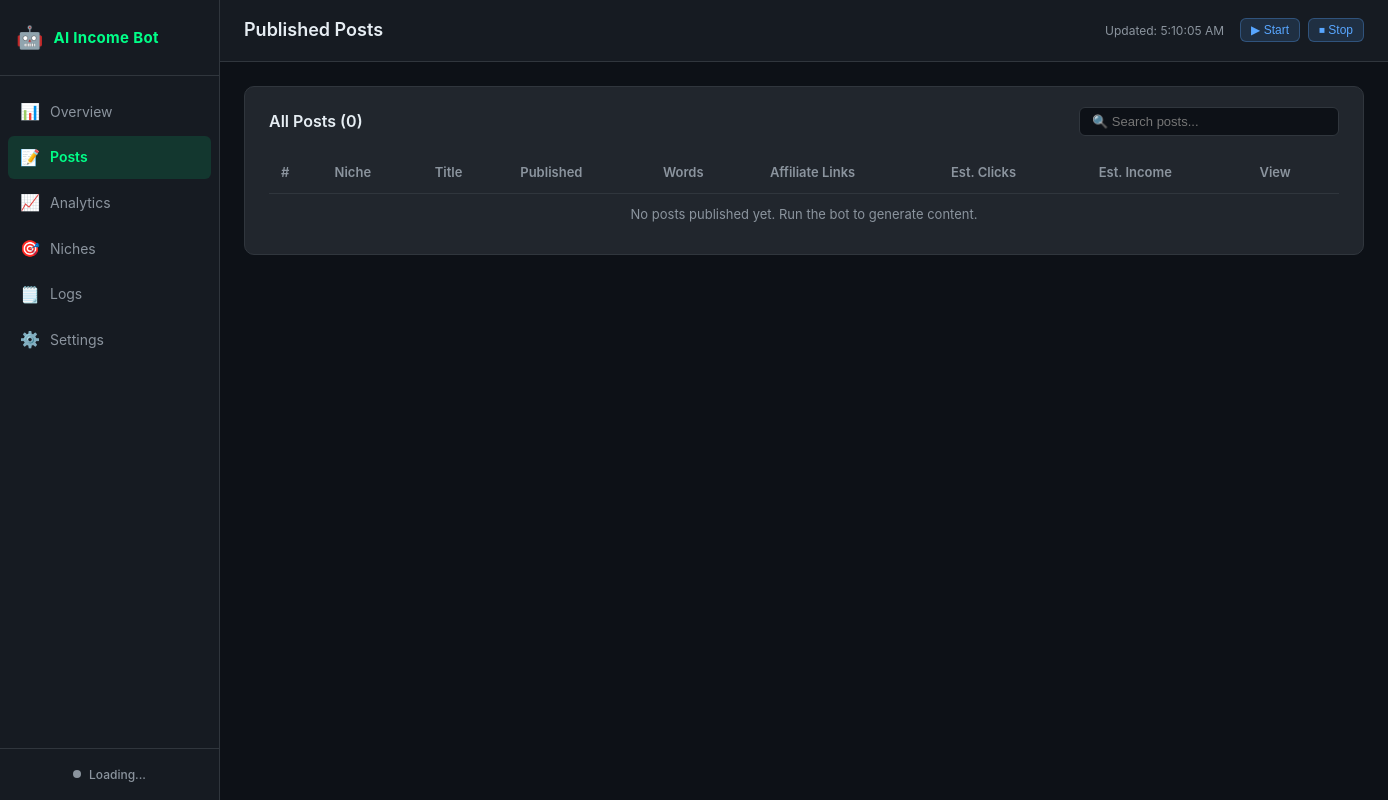
Page /posts on the earlier database version.
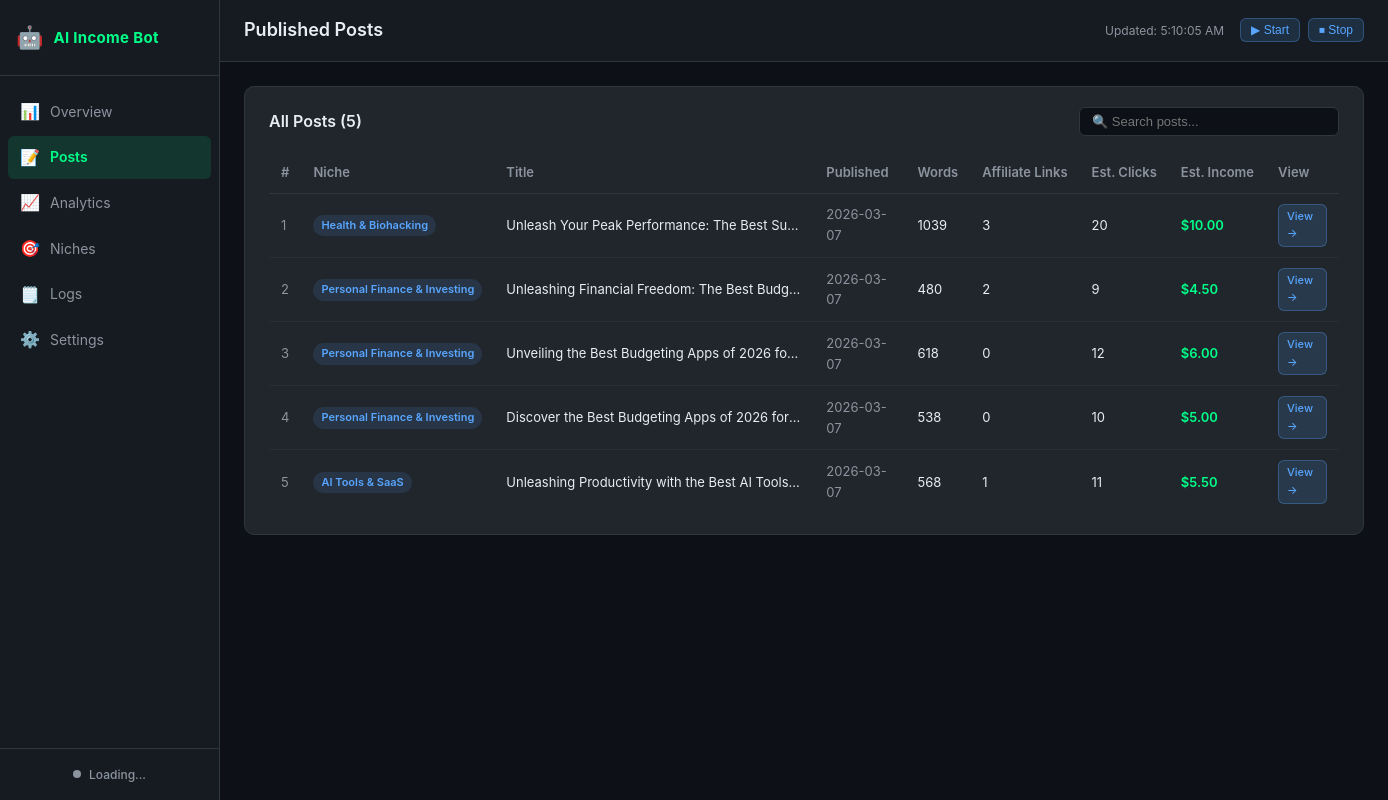
Same page on the later database version.
### tables this page shows
CREATE TABLE posts (
            id INTEGER PRIMARY KEY AUTOINCREMENT,
            niche_id TEXT NOT NULL,
            niche_name TEXT NOT NULL,
            title TEXT NOT NULL,
            slug TEXT UNIQUE NOT NULL,
            url TEXT,
            youtube_url TEXT,
            published_at DATETIME DEFAULT CURRENT_TIMESTAMP,
            word_count INTEGER DEFAULT 0,
            affiliate_links_count INTEGER DEFAULT 0,
            estimated_clicks INTEGER DEFAULT 0,
            estimated_income REAL DEFAULT 0.0,
            status TEXT DEFAULT 'published'
        );

### dashboard/app.py (the view)
@app.route("/posts")
def posts():
    from core import analytics_tracker
    db = _get_db()
    all_posts = analytics_tracker.get_all_posts(db)
    settings = _load_settings()
    return render_template("posts.html", posts=all_posts, settings=settings)

### core/analytics_tracker.py (called while the page is built)
def get_all_posts(db_path: Path) -> list:
    try:
        conn = sqlite3.connect(str(db_path))
        conn.row_factory = sqlite3.Row
        rows = conn.execute("SELECT * FROM posts ORDER BY published_at DESC").fetchall()
        conn.close()
        return [dict(r) for r in rows]
    except Exception:
        return []

### dashboard/app.py (called while the page is built)
def _get_db():
    import sys
    sys.path.insert(0, str(_PROJECT_ROOT))
    from core import analytics_tracker
    if not _DB_PATH.exists():
        _DB_PATH.parent.mkdir(parents=True, exist_ok=True)
        analytics_tracker.init_db(_DB_PATH)
    return _DB_PATH

def _load_settings() -> dict:
    try:
        with open(_SETTINGS_CONFIG_PATH) as f:
            return yaml.safe_load(f)
    except Exception:
        return {}

### dashboard/templates/posts.html (shortened to what this page needs)
{% extends "base.html" %}
{% block page_title %}Published Posts{% endblock %}
{% block content %}
<div class="card">
  <div class="card-header">
    <h3 class="card-title">All Posts ({{ posts|length }})</h3>
    <input
      type="text"
      id="postSearch"
      class="search-input"
      placeholder="🔍 Search posts..."
      oninput="filterPosts(this.value)"
    >
  </div>
  <div class="table-wrapper">
    <table class="data-table" id="postsTable">
      <thead>
        <tr>
          <th>#</th>
          <th>Niche</th>
          <th>Title</th>
          <th>Published</th>
          <th>Words</th>
          <th>Affiliate Links</th>
          <th>Est. Clicks</th>
          <th>Est. Income</th>
          <th>View</th>
        </tr>
      </thead>
      <tbody>
        {% for post in posts %}
        <tr class="post-row" data-title="{{ post.title|lower }}" data-niche="{{ post.niche_name|lower }}">
          <td class="text-muted">{{ loop.index }}</td>
          <td><span class="niche-badge">{{ post.niche_name }}</span></td>
          <td class="post-title">{{ post.title }}</td>
          <td class="text-muted">{{ post.published_at[:10] if post.published_at else '—' }}</td>
          <td>{{ post.word_count }}</td>
          <td>{{ post.affiliate_links_count }}</td>
          <td>{{ post.estimated_clicks }}</td>
          <td class="income-cell">${{ "%.2f"|format(post.estimated_income) }}</td>
          <td>
            {% if post.url %}
            <a href="{{ post.url }}" target="_blank" class="btn btn-sm">View →</a>
            {% else %}
            <span class="text-muted">—</span>
            {% endif %}
          </td>
        </tr>
        {% else %}
        <tr>
          <td colspan="9" class="text-muted text-center">No posts published yet. Run the bot to generate content.</td>
        </tr>
        {% endfor %}
      </tbody>
    </table>
  </div>
</div>
{% endblock %}

### dashboard/templates/base.html (shortened to what this page needs)
<!DOCTYPE html>
<html lang="en">
<head>
  <link rel="stylesheet" href="{{ url_for('static', filename='css/dashboard.css') }}">
</head>
<body>
  <div class="layout">
    <nav class="sidebar" id="sidebar">
      <div class="sidebar-brand">
        <span class="brand-icon">🤖</span>
        <span class="brand-name">AI Income Bot</span>
      </div>
      <ul class="nav-list">
        <li class="nav-item">
          <a href="/" class="nav-link {% if request.path == '/' %}active{% endif %}">
            <span class="nav-icon">📊</span><span class="nav-text">Overview</span>
          </a>
        </li>
        <li class="nav-item">
          <a href="/posts" class="nav-link {% if request.path == '/posts' %}active{% endif %}">
            <span class="nav-icon">📝</span><span class="nav-text">Posts</span>
          </a>
        </li>
        <li class="nav-item">
          <a href="/analytics" class="nav-link {% if request.path == '/analytics' %}active{% endif %}">
            <span class="nav-icon">📈</span><span class="nav-text">Analytics</span>
          </a>
        </li>
        <li class="nav-item">
          <a href="/niches" class="nav-link {% if request.path == '/niches' %}active{% endif %}">
            <span class="nav-icon">🎯</span><span class="nav-text">Niches</span>
          </a>
        </li>
        <li class="nav-item">
          <a href="/logs" class="nav-link {% if request.path == '/logs' %}active{% endif %}">
            <span class="nav-icon">🗒️</span><span class="nav-text">Logs</span>
          </a>
        </li>
        <li class="nav-item">
          <a href="/settings" class="nav-link {% if request.path == '/settings' %}active{% endif %}">
            <span class="nav-icon">⚙️</span><span class="nav-text">Settings</span>
          </a>
        </li>
      </ul>
      <div class="sidebar-footer">
        <div class="bot-status-indicator" id="botStatusSidebar">
          <span class="status-dot" id="statusDot"></span>
          <span class="status-text" id="statusText">Loading...</span>
        </div>
      </div>
    </nav>
    <div class="main-area">
      <header class="top-bar">
        <div class="top-bar-left">
          <h1 class="page-title">{% block page_title %}Dashboard{% endblock %}</h1>
        </div>
        <div class="top-bar-right">
          <span class="last-updated">Updated: <span id="updateTime">—</span></span>
          <div class="bot-controls">
            <button class="btn btn-start" id="btnStart" onclick="botStart()" title="Start bot">▶ Start</button>
            <button class="btn btn-stop" id="btnStop" onclick="botStop()" title="Stop bot">⏹ Stop</button>
          </div>
        </div>
      </header>
      <main class="content">
        {% block content %}{% endblock %}
      </main>
    </div>
  </div>
</body>
</html>

Differences in the rows shown:
added posts: niche_name "Health & Biohacking", title "Unleash Your Peak Performance: The Best Su…", published_at "2026-03-07", word_count "1039", affiliate_links_count "3", estimated_clicks "20", estimated_income "10.00"
added posts: niche_name "Personal Finance & Investing", title "Unleashing Financial Freedom: The Best Budg…", published_at "2026-03-07", word_count "480", affiliate_links_count "2", estimated_clicks "9", estimated_income "4.50"
added posts: niche_name "Personal Finance & Investing", title "Unveiling the Best Budgeting Apps of 2026 fo…", published_at "2026-03-07", word_count "618", affiliate_links_count "0", estimated_clicks "12", estimated_income "6.00"
added posts: niche_name "Personal Finance & Investing", title "Discover the Best Budgeting Apps of 2026 for…", published_at "2026-03-07", word_count "538", affiliate_links_count "0", estimated_clicks "10", estimated_income "5.00"
added posts: niche_name "AI Tools & SaaS", title "Unleashing Productivity with the Best AI Tools…", published_at "2026-03-07", word_count "568", affiliate_links_count "1", estimated_clicks "11", estimated_income "5.50"
Other differences:
{{ posts|length }}: "0" → "5"
text no longer shown: "No posts published yet. Run the bot to generate content."
